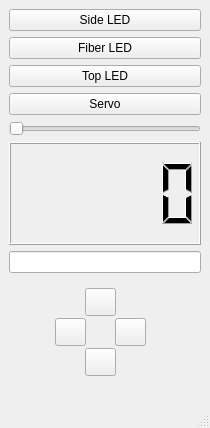
<?xml version="1.0" encoding="UTF-8"?>
<ui version="4.0">
 <class>MainWindow</class>
 <widget class="QMainWindow" name="MainWindow">
  <property name="geometry">
   <rect>
    <x>0</x>
    <y>0</y>
    <width>210</width>
    <height>428</height>
   </rect>
  </property>
  <property name="windowTitle">
   <string>MainWindow</string>
  </property>
  <widget class="QWidget" name="centralwidget">
   <layout class="QVBoxLayout" name="verticalLayout">
    <item>
     <widget class="QPushButton" name="side_led_button">
      <property name="text">
       <string>Side LED</string>
      </property>
     </widget>
    </item>
    <item>
     <widget class="QPushButton" name="fiber_led_button">
      <property name="text">
       <string>Fiber LED</string>
      </property>
     </widget>
    </item>
    <item>
     <widget class="QPushButton" name="top_led_button">
      <property name="text">
       <string>Top LED</string>
      </property>
     </widget>
    </item>
    <item>
     <widget class="QPushButton" name="servo_button">
      <property name="text">
       <string>Servo</string>
      </property>
     </widget>
    </item>
    <item>
     <widget class="QSlider" name="laser_power_slider">
      <property name="maximum">
       <number>100</number>
      </property>
      <property name="orientation">
       <enum>Qt::Horizontal</enum>
      </property>
     </widget>
    </item>
    <item>
     <widget class="QLCDNumber" name="laser_power_lcd"/>
    </item>
    <item>
     <widget class="QLineEdit" name="mirror_speed"/>
    </item>
    <item>
     <widget class="QWidget" name="widget" native="true">
      <layout class="QGridLayout" name="gridLayout">
       <item row="0" column="0">
        <widget class="QWidget" name="arrows_widget" native="true">
         <property name="sizePolicy">
          <sizepolicy hsizetype="Fixed" vsizetype="Fixed">
           <horstretch>0</horstretch>
           <verstretch>0</verstretch>
          </sizepolicy>
         </property>
         <property name="minimumSize">
          <size>
           <width>100</width>
           <height>100</height>
          </size>
         </property>
         <property name="maximumSize">
          <size>
           <width>100</width>
           <height>100</height>
          </size>
         </property>
         <widget class="QPushButton" name="button_up">
          <property name="geometry">
           <rect>
            <x>30</x>
            <y>0</y>
            <width>31</width>
            <height>28</height>
           </rect>
          </property>
          <property name="text">
           <string/>
          </property>
          <property name="icon">
           <iconset resource="../../../../Dispertech/dispertech/view/GUI/resources.qrc">
            <normaloff>:/icons/Icons/arrow_top.png</normaloff>:/icons/Icons/arrow_top.png</iconset>
          </property>
         </widget>
         <widget class="QPushButton" name="button_down">
          <property name="geometry">
           <rect>
            <x>30</x>
            <y>60</y>
            <width>31</width>
            <height>28</height>
           </rect>
          </property>
          <property name="text">
           <string/>
          </property>
          <property name="icon">
           <iconset resource="../../../../Dispertech/dispertech/view/GUI/resources.qrc">
            <normaloff>:/icons/Icons/arrow_bottom.png</normaloff>:/icons/Icons/arrow_bottom.png</iconset>
          </property>
         </widget>
         <widget class="QPushButton" name="button_right">
          <property name="geometry">
           <rect>
            <x>60</x>
            <y>30</y>
            <width>31</width>
            <height>28</height>
           </rect>
          </property>
          <property name="text">
           <string/>
          </property>
          <property name="icon">
           <iconset resource="../../../../Dispertech/dispertech/view/GUI/resources.qrc">
            <normaloff>:/icons/Icons/arrow_right.png</normaloff>:/icons/Icons/arrow_right.png</iconset>
          </property>
         </widget>
         <widget class="QPushButton" name="button_left">
          <property name="geometry">
           <rect>
            <x>0</x>
            <y>30</y>
            <width>31</width>
            <height>28</height>
           </rect>
          </property>
          <property name="text">
           <string/>
          </property>
          <property name="icon">
           <iconset resource="../../../../Dispertech/dispertech/view/GUI/resources.qrc">
            <normaloff>:/icons/Icons/arrow_left.png</normaloff>:/icons/Icons/arrow_left.png</iconset>
          </property>
         </widget>
        </widget>
       </item>
      </layout>
     </widget>
    </item>
   </layout>
  </widget>
  <widget class="QMenuBar" name="menubar">
   <property name="geometry">
    <rect>
     <x>0</x>
     <y>0</y>
     <width>210</width>
     <height>21</height>
    </rect>
   </property>
  </widget>
  <widget class="QStatusBar" name="statusbar"/>
 </widget>
 <resources>
  <include location="../../../../Dispertech/dispertech/view/GUI/resources.qrc"/>
 </resources>
 <connections/>
</ui>
